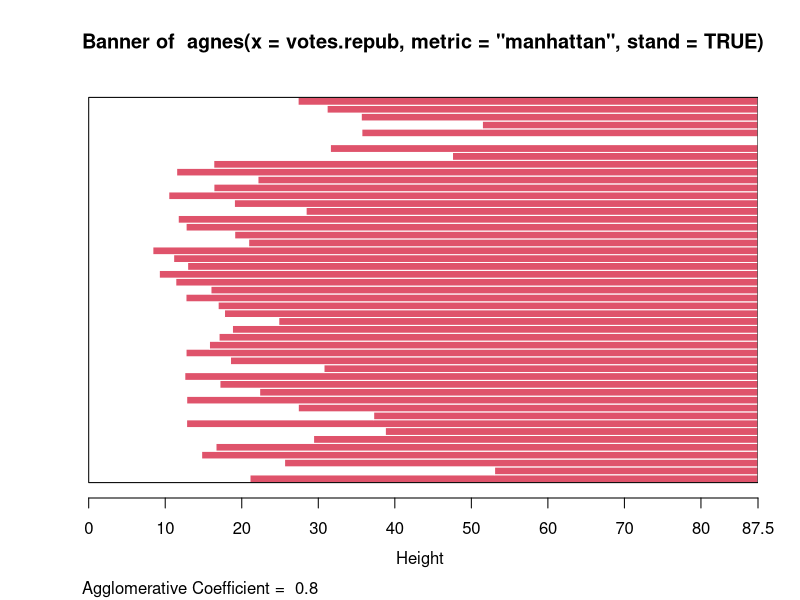
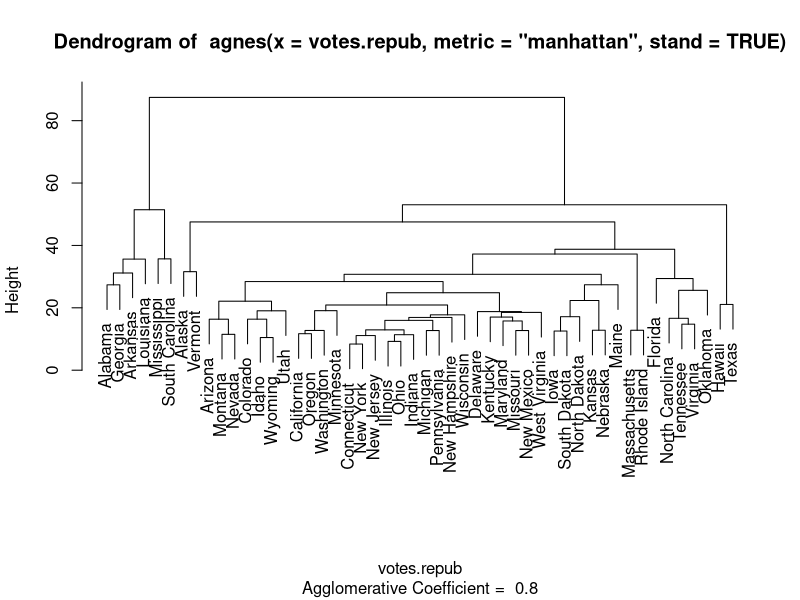
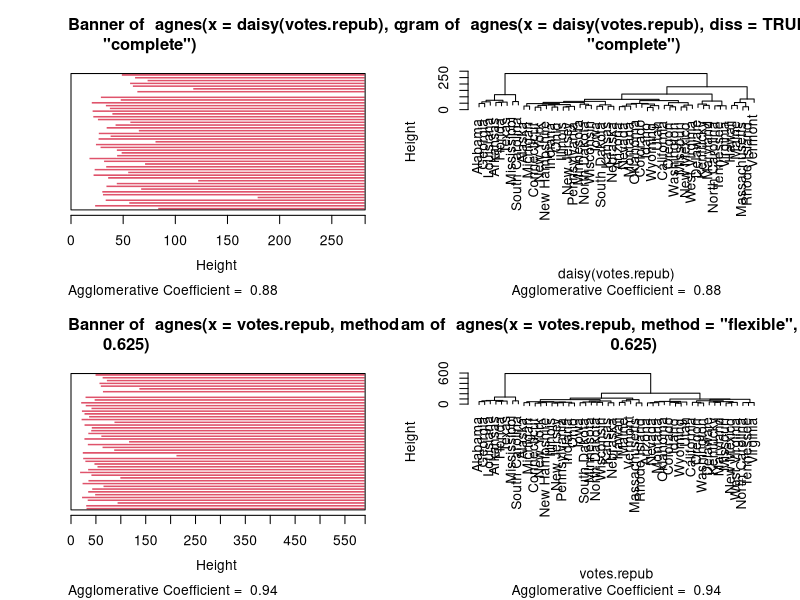
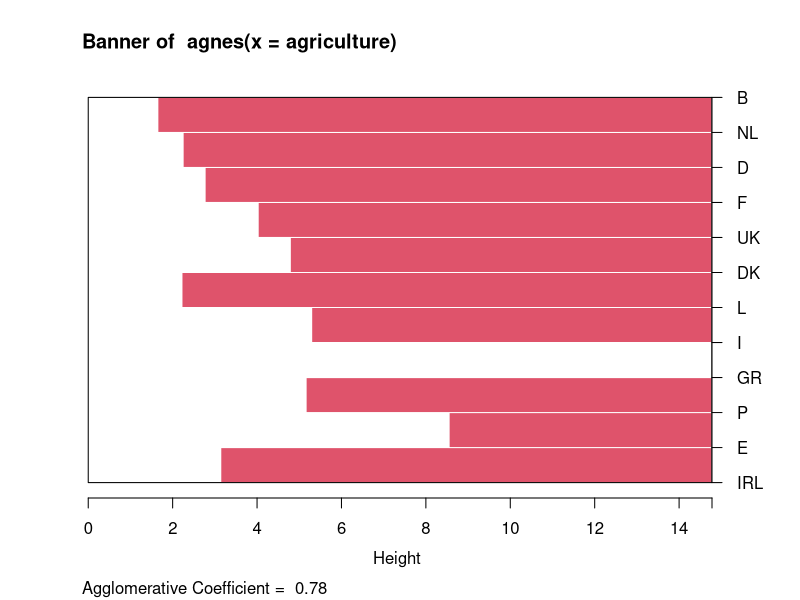
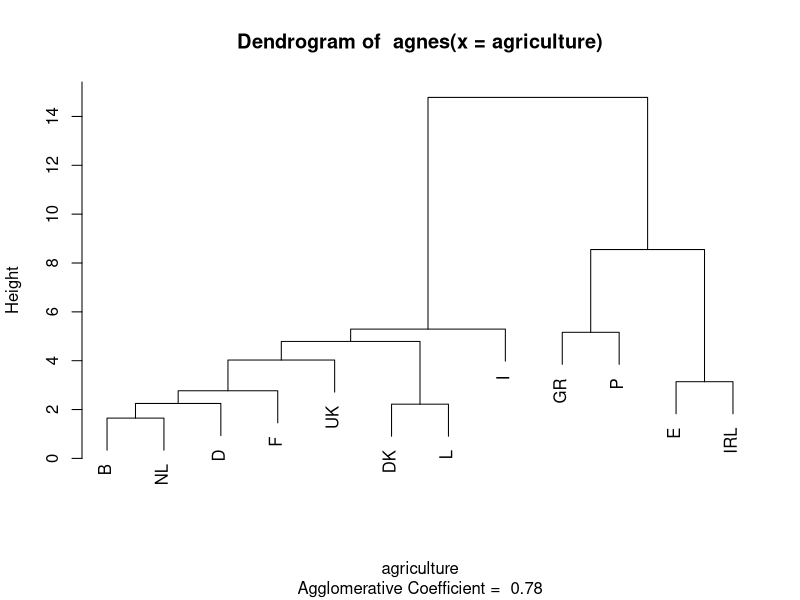
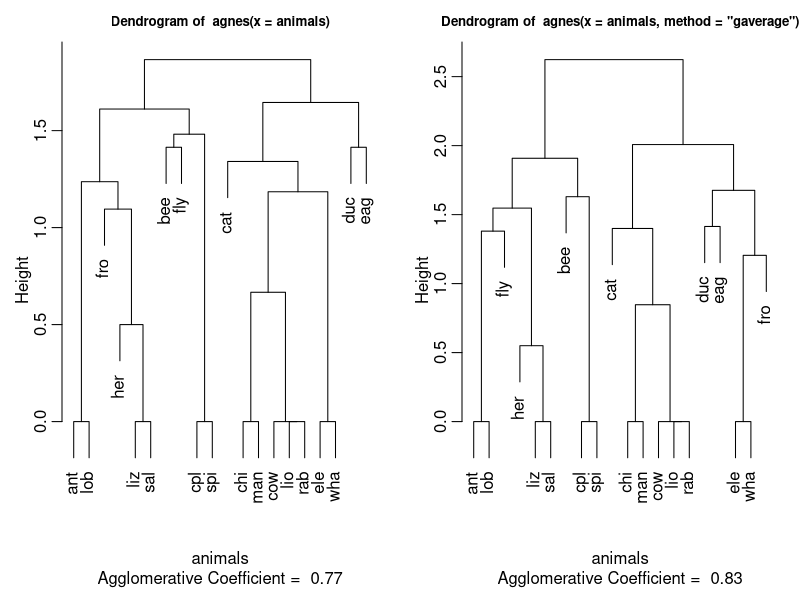

Recreate these plots in R, in order.
library(cluster)


### Name: agnes
### Title: Agglomerative Nesting (Hierarchical Clustering)
### Aliases: agnes
### Keywords: cluster

### ** Examples

data(votes.repub)
agn1 <- agnes(votes.repub, metric = "manhattan", stand = TRUE)
agn1
plot(agn1)

op <- par(mfrow=c(2,2))
agn2 <- agnes(daisy(votes.repub), diss = TRUE, method = "complete")
plot(agn2)
## alpha = 0.625 ==> beta = -1/4  is "recommended" by some
agnS <- agnes(votes.repub, method = "flexible", par.meth = 0.625)
plot(agnS)
par(op)

## "show" equivalence of three "flexible" special cases
d.vr <- daisy(votes.repub)
a.wgt  <- agnes(d.vr, method = "weighted")
a.sing <- agnes(d.vr, method = "single")
a.comp <- agnes(d.vr, method = "complete")
iC <- -(6:7) # not using 'call' and 'method' for comparisons
stopifnot(
  all.equal(a.wgt [iC], agnes(d.vr, method="flexible", par.method = 0.5)[iC])   ,
  all.equal(a.sing[iC], agnes(d.vr, method="flex", par.method= c(.5,.5,0, -.5))[iC]),
  all.equal(a.comp[iC], agnes(d.vr, method="flex", par.method= c(.5,.5,0, +.5))[iC]))

## Exploring the dendrogram structure
(d2 <- as.dendrogram(agn2)) # two main branches
d2[[1]] # the first branch
d2[[2]] # the 2nd one  { 8 + 42  = 50 }
d2[[1]][[1]]# first sub-branch of branch 1 .. and shorter form
identical(d2[[c(1,1)]],
          d2[[1]][[1]])
## a "textual picture" of the dendrogram :
str(d2)

data(agriculture)

## Plot similar to Figure 7 in ref
## Not run: plot(agnes(agriculture), ask = TRUE)
## Don't show: 
plot(agnes(agriculture))
## End(Don't show)

data(animals)
aa.a  <- agnes(animals) # default method = "average"
aa.ga <- agnes(animals, method = "gaverage")
op <- par(mfcol=1:2, mgp=c(1.5, 0.6, 0), mar=c(.1+ c(4,3,2,1)),
          cex.main=0.8)
plot(aa.a,  which.plot = 2)
plot(aa.ga, which.plot = 2)
par(op)
## Don't show: 
## equivalence
stopifnot( ## below show  ave == gave(0); here  ave == gave(c(1,1,0,0)):
  all.equal(aa.a [iC], agnes(animals, method="gave", par.meth= c(1,1,0,0))[iC]),
  all.equal(aa.ga[iC], agnes(animals, method="gave", par.meth= -0.1)[iC]),
  all.equal(aa.ga[iC], agnes(animals, method="gav", par.m= c(1.1,1.1,-0.1,0))[iC]))
## End(Don't show)

## Show how "gaverage" is a "generalized average":
aa.ga.0 <- agnes(animals, method = "gaverage", par.method = 0)
stopifnot(all.equal(aa.ga.0[iC], aa.a[iC]))
